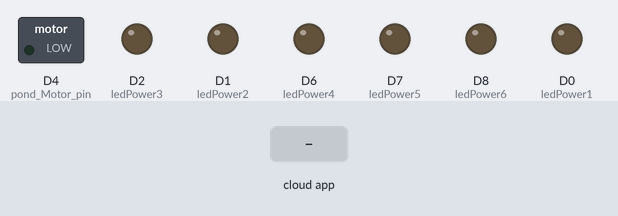
Recording of a sketch running on a simulated ESP8266 (NodeMCU). Shown: switched loads named in the sketch (green lamp = pin HIGH), output pins drawn as LEDs (lit = HIGH). The test bench sets the inputs (shaded band). WiFi joins after 1.5 s; servers stay silent unless stated; the Firebase database answers and starts empty; what the sketch prints to the serial monitor is not drawn.

Above: at 2.7 s.
2.8 s: the phone or cloud app sets ledStatus1 to 1
At 3.6 s:
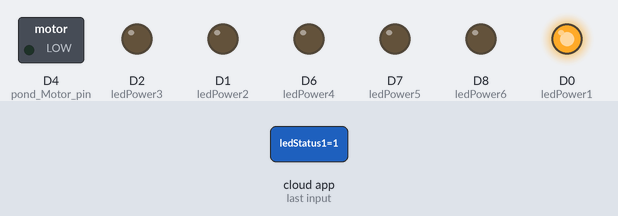
4.5 s: the phone or cloud app sets ledStatus2 to 1
At 4.8 s:
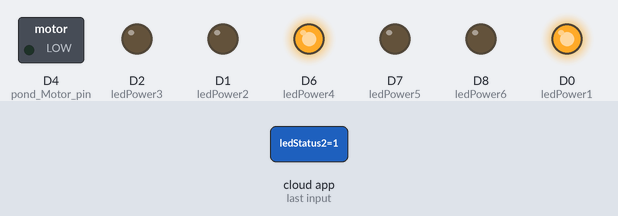
6.0 s: the phone or cloud app sets pondmoState to 1
At 7.2 s:
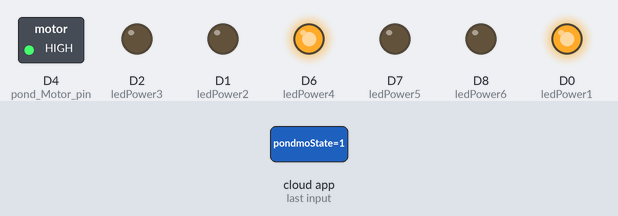
7.5 s: the phone or cloud app sets ledStatus1 to 0
At 8.4 s:
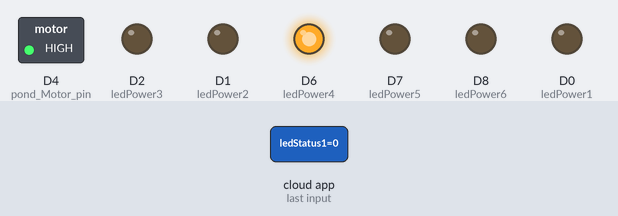
9.0 s: the phone or cloud app sets ledStatus2 to 0
At 9.5 s:
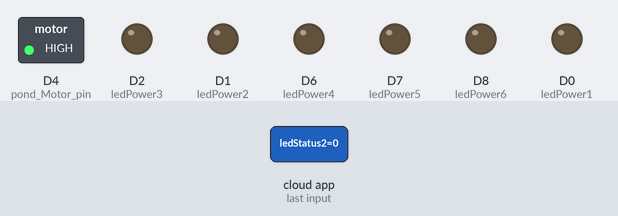
10.5 s: the phone or cloud app sets ledStatus1 to 1
At 11.4 s:
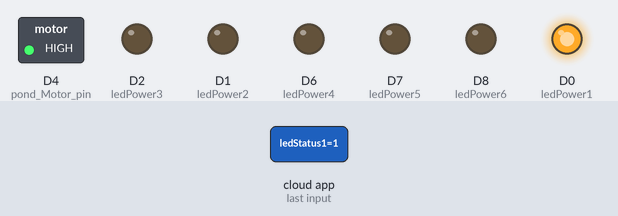
Timing chart, 0 to 13.1 s (numbered marks = the images above; inputs shaded):
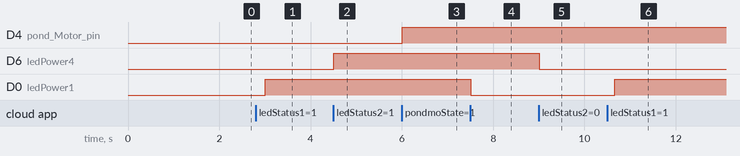

Measured:
- after the input at 2.8 s, D0 (ledPower1): LOW → HIGH after 0.20 s
- after the input at 4.5 s, D6 (ledPower4): LOW → HIGH at once
- after the input at 6.0 s, D4 (pond_Motor_pin): LOW → HIGH at once
- after the input at 7.5 s, D0 (ledPower1): HIGH → LOW at once
- after the input at 9.0 s, D6 (ledPower4): HIGH → LOW at once
- after the input at 10.5 s, D0 (ledPower1): LOW → HIGH after 0.16 s

The sketch:

1_test.ino
```cpp
#include <ESP8266WiFi.h>
#include <FirebaseArduino.h>


#define WIFI_SSID "GalaxyA100C67"
#define WIFI_PASSWORD "12345678"


#define FIREBASE_HOST "prosem0225-default-rtdb.firebaseio.com" //-->  URL address of your Firebase Realtime Database.
#define FIREBASE_AUTH "dlmOAqKZQHAgJCQblbpwdufTSiAHNAWgIfr0YDar" //--> Your firebase database secret code.

// Light system pins

int ledPower1 = D0;
int ledPower2 = D1;
int ledPower3 = D2;
int ledPower4 = D6;
int ledPower5 = D7;
int ledPower6 = D8;
int pond_Motor_pin = D4;


int led1_state;
int led2_state;
int led3_state;
int led4_state;
int led5_state;
int led6_state;
int pond_motor_state;


//sencer variables
long duration;
int distance ;


void setup() {

  Serial.begin(115200);
  WiFi.begin(WIFI_SSID, WIFI_PASSWORD);
  Serial.print("connecting");
  while (WiFi.status() != WL_CONNECTED) {
    Serial.print(".");
    delay(500);
  }
  Serial.println();
  Serial.print("connected: ");
  Serial.println(WiFi.localIP());

  Firebase.begin(FIREBASE_HOST, FIREBASE_AUTH);
  pinMode(ledPower1, OUTPUT);
  pinMode(ledPower2, OUTPUT);
  pinMode(ledPower3, OUTPUT);
  pinMode(ledPower4, OUTPUT);
  pinMode(ledPower5, OUTPUT);
  pinMode(ledPower6, OUTPUT);
  pinMode(pond_Motor_pin, OUTPUT);

   }


void light_system(){

  // ########  BULB 01 #######
   int ledStatus1 = Firebase.getInt("ledStatus1");
  if(ledStatus1 == 1){
    digitalWrite(ledPower1, HIGH);
    digitalWrite(ledPower2, LOW);
    digitalWrite(ledPower3, LOW);
    //led1_state = 1;
  }  else if(ledStatus1 == 2){
    //led1_state = 2;
   digitalWrite(ledPower1, HIGH);
   digitalWrite(ledPower2, HIGH);
   digitalWrite(ledPower3, LOW);
  } else if(ledStatus1 == 3){
   // led1_state = 3;

   digitalWrite(ledPower1, HIGH);
   digitalWrite(ledPower2, HIGH);
   digitalWrite(ledPower3, HIGH);
  }else if(ledStatus1 == 0){
    //led1_state = 0;
    digitalWrite(ledPower1, LOW);
   digitalWrite(ledPower2, LOW);
   digitalWrite(ledPower3, LOW);
  }
 // Firebase.setInt("led_bord_Status1",led1_state);

  // ########  BULB 02 #######
  int ledStatus2 = Firebase.getInt("ledStatus2");
  if(ledStatus2 == 1){
    digitalWrite(ledPower4, HIGH);
    digitalWrite(ledPower5, LOW);
    digitalWrite(ledPower6, LOW);
  } else if(ledStatus2 == 2){
    digitalWrite(ledPower4, HIGH);
    digitalWrite(ledPower5, HIGH);
    digitalWrite(ledPower6, LOW);
  }else if(ledStatus2 == 3){
   digitalWrite(ledPower4, HIGH);
   digitalWrite(ledPower5, HIGH);
   digitalWrite(ledPower6, HIGH);
  }else if(ledStatus2 == 0){

    digitalWrite(ledPower4, LOW);
    digitalWrite(ledPower5, LOW);
    digitalWrite(ledPower6, LOW);
  }

 // Firebase.setInt("led_bord_Status2",led2_state);
// ########  BULB 03 #######
//  int ledStatus3 = Firebase.getInt("ledStatus3");
//  if(ledStatus3 == 1){
//    digitalWrite(ledPower3, HIGH);
//    led3_state = 1;
//  } else {
//    led3_state = 0;
//    digitalWrite(ledPower3, LOW);
//  }

  // ########  POND #######
  int pond_moter= Firebase.getInt("pondmoState");
  if(pond_moter == 1){
    digitalWrite(pond_Motor_pin, HIGH);

  } else {
    digitalWrite(pond_Motor_pin, LOW);
  }
}

void loop() {


  light_system();

}
```
